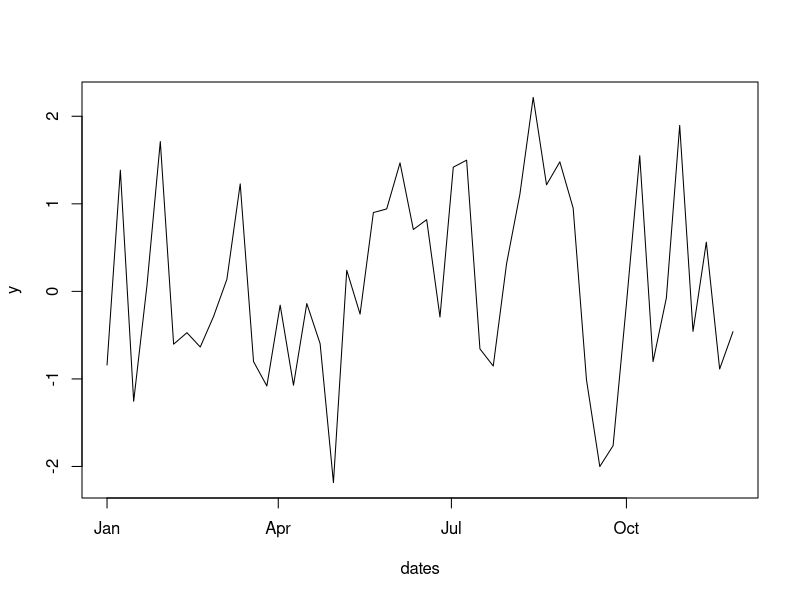

Write the R code that produced this figure. (Note: this script raises an error after producing the figure.)
library(dplyr)
library(plyr)

# Before using any function you can check out some information (see help pane down right) by running a ? before the function name:
?seq

# Let's generate some dates
dates = seq(as.Date("2019-01-01"),as.Date("2019-12-01"),by='week')

## .. and some numbers drawn from a normal distribution with the same length as the dates vector
# First set the seed to make sure we get the same result every time we run this
set.seed(5)
y = rnorm(length(dates), mean = 0, sd = 1)

# Combine the two into a dataframe 
df = data.frame(dates,y)

# Let's see how this looks like - use type='l' for a line plot
plot(df,type='l')

# check out data type
str(df)

# Let's add some details about the date
df$week = week(df$dates)
df$year = year(df$dates)

# Get rid of columns
df[,c("week","year")] = NULL
head(df)

# Let's reintroduce them in another way: Using so called piping (%>%). This means that the result of one line is carried over to the next one. We add a pipe after each operation.
# the dplyr library is used here
df = df %>% 
  mutate("week" = week(df$dates)) %>%
  mutate("year" = year(df$dates)) %>%
  mutate("quarter" = quarter(df$dates))

# How can we access the year column of our data frame? 2 options. 
df[,c("year")]
df[["year"]]

# How would that work for a list?
# Let's first create a list for each quarter
df = split(df,f = df$quarter)

# Let's see how our data structure looks now
str(df)

# We've got a list of 4 data frames! one for each quarter. 
# Access the data frame of the second quarter
df[[2]]

# Now let's print the year of this quarter - multiple ways.. 
df[[2]][["year"]]
df[[2]]$year
df[[2]][,c("year")]

# R uses [,] to indicate which columns and rows we want (on the left of the , the rows; on the right the columns). If we use [[]] then we are concentrating only on columns.  

# Let's convert back to a data frame. Put .id to the value it should add for the names of the lists (in this case we split on quarter).
df = ldply(df, .id = "quarter")

## Filtering. 
# Let's filter out quarter 2.
# notice we need to indicate the filter on the left side of [,] as we're filtering on the rows!
# first, let's see what happens if we indicate the requirement:
df$quarter != 2

# It returns a sequence of TRUE and FALSE with the length of the data frame. We want to keep the rows where we see TRUE, and remove the ones that returned FALSE. We do this as follows:
df = df[df$quarter != 2,]

# Let's check if the second quarter is gone
unique(df$quarter)

# Now let's remove a column, notice we need to indicate the filter on the right side of [,]
# first let's set up the filter
colnames(df) != "week"

# All of them are true except for the third one. So let's remove the third column
df = df[,colnames(df) != "week"]
head(df)

# we can have multiple conditions too. Let's look at negative values in Q1.
df$y[df$y < 0 & df$quarter == 1]

# lets put these to 0
df$y[df$y <0 & df$quarter == 1] = 0

# no negative values in the first quarter anymore!
plot(df$y,type='l')

# check using any() if there's values below 0 in the first quarter
df$y[df$quarter == 1] < 0
# any now will check if any of these printed values are TRUE - which is not the case,so it will print FALSE
any(df$y[df$quarter == 1] < 0)

# Loops. Let's check out some for loops. 
# Let's say we want to interpolate between the first and last value of each quarter 

for(quarter in unique(df$quarter)){
  
  # I am adding a cat here which will print the quarter it is working on in the current iteration. The "\n" makes sure we add a new line after each printed value. 
  cat(quarter,"\n")
  
  # define a temp variable that is df at the quarter of the current iteration
  temp = df[df$quarter == quarter,] 
  
  # define first and last value of the quarter
  first_value = temp$y[1]  
  last_value = tail(temp$y,1)
  
  # change y to be the interpolated values between first and last value of the quarter. I use the function approx to do the interpolation here.
  df$y[df$quarter == quarter] = approx(x = c(first_value,last_value), n = nrow(temp))$y
  
}

# check out what happened
plot(df[,c("dates","y")])

# first quarter started at 0 and ended at 0 so simply stayed at 0. 

# One other loop is the while loop. 
# Let's say we want to keep adding a random positive number to all values in the data frame, until the total reaches at least 1,000
# at this point the total is:
sum(df$y)

# let's define the while loop:
while(sum(df$y) < 100){
  
  # Runif means we're sampling from a uniform distribution, so all values are equally likely. We specify n = 1 as we want to sample one value that we're going to add to the values in the df. 
  # I specify that the minimum value of the distribution is 0 and max is 1.
  add = runif(1, min = 0, max = 1)
  
  # Let's print what we are adding at each iteration
  cat("adding:", add,"\n")
  
  df$y = df$y + add

  # Let's also print the total at this moment to see how close we are to our goal of a total value of 100.
  cat("total at this point:", sum(df$y),"\n")
  
}

# In my case, after adding 6 random values to all y's, I've reached a total of 115! This will very likely be different for you, as in this case we did not set.seed. 


# Finally, I am going to aggregate the y values by quarter
agg = aggregate(y ~ quarter, data = df, sum)
agg

# This is the end :) Move on to the practice module!








